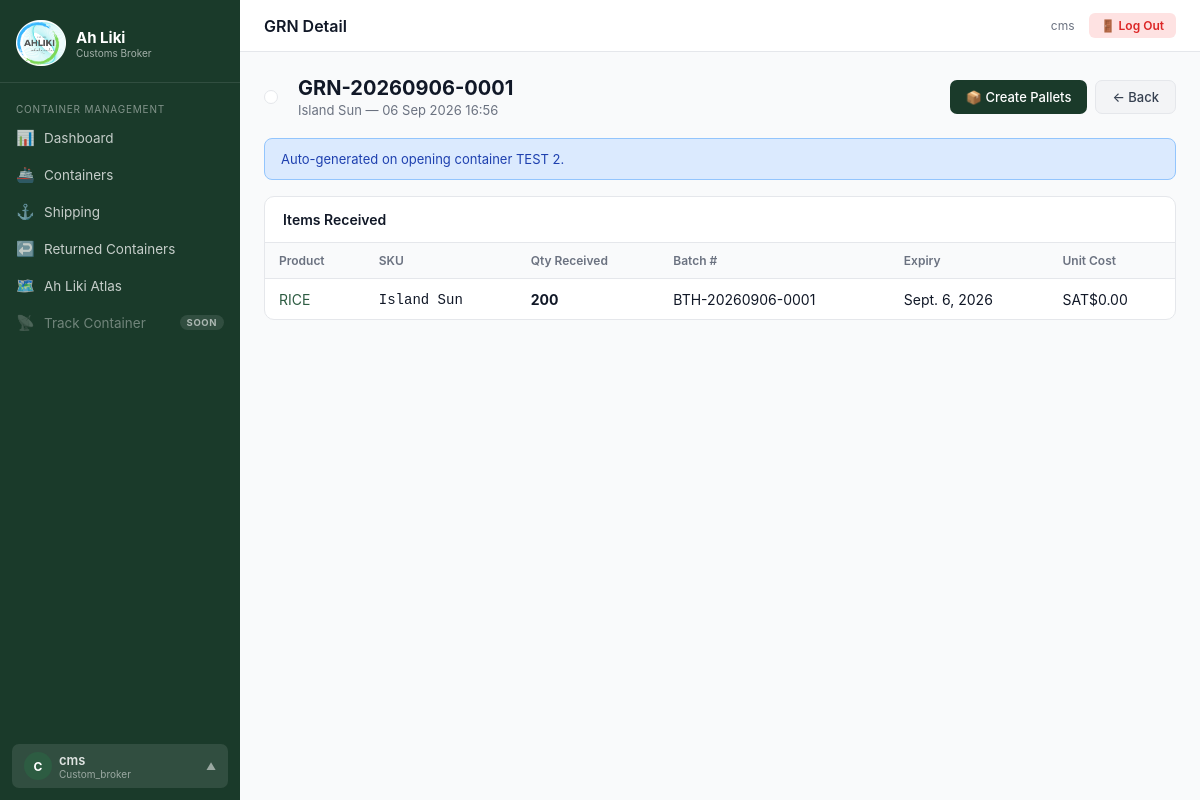
The page /grn/4/ (signed in) on the database its author committed.
### inventory/models.py (models this page shows, shortened)
class UserProfile(models.Model):
    ROLE_CHOICES = [
        ('admin', 'Admin'),
        ('manager', 'Manager'),
        ('finance', 'Finance'),
        ('warehouse', 'Warehouse Lead'),
        ('wms_operator', 'WMS Operator'),
        ('wms_dispatcher', 'WMS Dispatcher'),
        ('cashier', 'Sales / Cashier'),
        ('custom_broker', 'Customs Broker'),
    ]
    DEPARTMENT_CHOICES = [
        ('management', 'Management'),
        ('finance', 'Finance'),
        ('warehouse', 'Warehouse & WMS'),
        ('containers', 'Containers (CMS)'),
        ('sales', 'Sales'),
    ]
    ROLE_DEPARTMENTS = {
        'admin': 'management',
        'manager': 'management',
        'finance': 'finance',
        'warehouse': 'warehouse',
        'wms_operator': 'warehouse',
        'wms_dispatcher': 'warehouse',
        'custom_broker': 'containers',
        'cashier': 'sales',
    }
    user = models.OneToOneField(User, on_delete=models.CASCADE, related_name='profile')
    role = models.CharField(max_length=20, choices=ROLE_CHOICES, default='cashier')

class GoodsReceivedNote(models.Model):
    grn_number = models.CharField(max_length=100, unique=True)
    purchase_order = models.ForeignKey(PurchaseOrder, on_delete=models.SET_NULL, null=True, blank=True, related_name='grns')
    supplier = models.ForeignKey(Supplier, on_delete=models.CASCADE, related_name='grns')
    received_by = models.ForeignKey(User, on_delete=models.SET_NULL, null=True)
    received_at = models.DateTimeField(default=timezone.now)
    has_discrepancy = models.BooleanField(default=False)
    notes = models.TextField(blank=True)

class Supplier(models.Model):
    name = models.CharField(max_length=200)
    contact_name = models.CharField(max_length=200, blank=True)
    phone = models.CharField(max_length=50, blank=True)
    email = models.EmailField(blank=True)
    address = models.TextField(blank=True)
    created_at = models.DateTimeField(auto_now_add=True)

class GRNItem(models.Model):
    grn = models.ForeignKey(GoodsReceivedNote, on_delete=models.CASCADE, related_name='items')
    product = models.ForeignKey(Product, on_delete=models.CASCADE)
    quantity_received = models.PositiveIntegerField()
    batch_number = models.CharField(max_length=100, blank=True)
    expiry_date = models.DateField(null=True, blank=True)
    unit_cost = models.DecimalField(max_digits=10, decimal_places=2, default=0)

class Product(models.Model):
    sku = models.CharField(max_length=100, unique=True)
    name = models.CharField(max_length=200)
    category = models.ForeignKey(Category, on_delete=models.SET_NULL, null=True, related_name='products')
    supplier = models.ForeignKey(Supplier, on_delete=models.SET_NULL, null=True, related_name='products')
    unit_price = models.DecimalField(max_digits=10, decimal_places=2)
    cost_price = models.DecimalField(max_digits=10, decimal_places=2, default=0)
    reorder_level = models.PositiveIntegerField(default=10, help_text='Alert when stock falls below this')
    unit = models.CharField(max_length=50, default='each', help_text='e.g. each, kg, litre, carton')
    barcode = models.CharField(max_length=200, blank=True)
    description = models.TextField(blank=True)
    is_active = models.BooleanField(default=True)
    created_at = models.DateTimeField(auto_now_add=True)

### inventory/views.py (the view)
# urls.py: path('grn/<int:pk>/', views.grn_detail, name='grn_detail'),
@login_required
def grn_detail(request, pk):
    grn = get_object_or_404(GoodsReceivedNote, pk=pk)
    return render(request, 'grn/detail.html', {'grn': grn})

### ahliki_ims/health.py (called while the page is built)
    def __call__(self, request):
        if request.path == HEALTH_PATH:
            return HttpResponse('ok', content_type='text/plain')
        return self.get_response(request)

### inventory/audit.py (called while the page is built)
    def __call__(self, request):
        token = _current_request.set(request)
        try:
            return self.get_response(request)
        finally:
            _current_request.reset(token)

### inventory/context_processors.py (called while the page is built)
def alerts_count(request):
    if request.user.is_authenticated:
        return {'open_alerts_count': StockAlert.objects.filter(is_resolved=False).count()}
    return {'open_alerts_count': 0}

### inventory/templatetags/custom_tags.py (called while the page is built)
@register.filter
def user_role(user):
    if not user.is_authenticated:
        return ''
    try:
        from inventory.models import UserProfile
        profile, _ = UserProfile.objects.get_or_create(user=user)
        return profile.role
    except:
        return ''

### templates/grn/detail.html (shortened to what this page needs)
{% extends 'base.html' %}
{% block topbar_title %}GRN Detail{% endblock %}
{% block content %}
<div class="page-header">
  <div style="display:flex;align-items:center;gap:20px">
    <div id="grn-qr" style="background:#fff;padding:6px;border:1px solid var(--gray-200);border-radius:8px;flex-shrink:0"></div>
    <div>
      <h1>{{ grn.grn_number }}</h1>
      <p>{{ grn.supplier.name }} &mdash; {{ grn.received_at|date:"d M Y H:i" }}</p>
    </div>
  </div>
  <div style="display:flex;gap:8px">
    <a href="{% url 'pallet_create' %}?grn={{ grn.pk }}" class="btn btn-primary">📦 Create Pallets</a>
    <a href="{% url 'grn_list' %}" class="btn btn-secondary">← Back</a>
  </div>
</div>
{% if grn.notes %}<div class="alert alert-info">{{ grn.notes }}</div>{% endif %}
<div class="card">
  <div class="card-header"><h2>Items Received</h2></div>
  <div class="table-wrap">
    <table>
      <thead><tr><th>Product</th><th>SKU</th><th>Qty Received</th><th>Batch #</th><th>Expiry</th><th>Unit Cost</th></tr></thead>
      <tbody>
      {% for item in grn.items.all %}
      <tr>
        <td><a href="{% url 'product_detail' item.product.pk %}">{{ item.product.name }}</a></td>
        <td><code>{{ item.product.sku }}</code></td>
        <td><strong>{{ item.quantity_received }}</strong></td>
        <td>{{ item.batch_number|default:"—" }}</td>
        <td>{% if item.expiry_date %}{% if item.expiry_date < today %}<span class="badge badge-red">{{ item.expiry_date }}</span>{% else %}{{ item.expiry_date }}{% endif %}{% else %}—{% endif %}</td>
        <td>SAT${{ item.unit_cost }}</td>
      </tr>
      {% endfor %}
      </tbody>
    </table>
  </div>
</div>
{% endblock %}

### templates/base.html (shortened to what this page needs)
<!DOCTYPE html>
<html lang="en">
<head>
{% load static %}
{% load custom_tags %}
<link rel="stylesheet" href="{% static 'css/main.css' %}">
</head>
<body>
{% with user_role=request.user|user_role %}
{% with is_admin=request.user.is_superuser %}
<div class="layout{% if user_role == 'wms_operator' or user_role == 'wms_dispatcher' %} wms-op-layout{% endif %}">
  <aside class="sidebar" id="sidebar">
    <div class="sidebar-brand">
      <div class="logo">
        <img src="{% static 'image/ahliki_logo.png' %}" alt="Ah Liki Logo" class="logo-image">
        <div>
          <div class="logo-text">Ah Liki</div>
          <div class="logo-sub">{% if user_role == 'wms_operator' %}WMS Operator{% elif user_role == 'wms_dispatcher' %}WMS Dispatcher{% elif user_role == 'custom_broker' %}Customs Broker{% else %}Inventory System{% endif %}</div>
        </div>
      </div>
    </div>
    <nav class="sidebar-nav">
      {% if user_role == 'wms_operator' %}
      <div class="nav-section">Home</div>
      <a href="{% url 'wms_dashboard' %}" class="{% if request.resolver_match.url_name == 'wms_dashboard' %}active{% endif %}">
        <span class="icon">🏠</span> WMS Dashboard
      </a>
      <div class="nav-section">Receive Stock</div>
      <a href="{% url 'grn_list' %}" class="{% if 'grn' in request.resolver_match.url_name %}active{% endif %}">
        <span class="icon">📥</span> Receive Stock (GRN)
      </a>
      <a href="{% url 'grn_add' %}" class="{% if request.resolver_match.url_name == 'grn_add' %}active{% endif %}">
        <span class="icon">➕</span> New GRN
      </a>
      <a href="{% url 'warehouse_container_list' %}" class="{% if 'container' in request.resolver_match.url_name and 'cms_' not in request.resolver_match.url_name %}active{% endif %}">
        <span class="icon">🚢</span> Containers
      </a>
      <div class="nav-section">WMS Operations</div>
      <a href="{% url 'wms_checkin' %}" class="{% if 'checkin' in request.resolver_match.url_name %}active{% endif %}">
        <span class="icon">📍</span> Check-In Pallet
      </a>
      <a href="{% url 'wms_transfer' %}" class="{% if 'transfer' in request.resolver_match.url_name %}active{% endif %}">
        <span class="icon">↔️</span> Transfer Pallet
      </a>
      <a href="{% url 'pallet_list' %}" class="{% if 'pallet' in request.resolver_match.url_name %}active{% endif %}">
        <span class="icon">📦</span> Pallets
      </a>
      <a href="{% url 'shelf_list' %}" class="{% if 'shelf' in request.resolver_match.url_name %}active{% endif %}">
        <span class="icon">🗄️</span> Shelf Locations
      </a>
      {% elif user_role == 'custom_broker' %}
      <div class="nav-section">Container Management</div>
      <a href="{% url 'cms_dashboard' %}" class="{% if request.resolver_match.url_name == 'cms_dashboard' %}active{% endif %}">
        <span class="icon">📊</span> Dashboard
      </a>
      <a href="{% url 'cms_containers' %}" class="{% if request.resolver_match.url_name == 'cms_containers' or 'cms_container_' in request.resolver_match.url_name %}active{% endif %}">
        <span class="icon">🚢</span> Containers
      </a>
      <a href="{% url 'cms_shipping' %}" class="{% if 'cms_shipping' in request.resolver_match.url_name %}active{% endif %}">
        <span class="icon">⚓</span> Shipping
      </a>
      <a href="{% url 'cms_returns' %}" class="{% if 'cms_return' in request.resolver_match.url_name %}active{% endif %}">
        <span class="icon">↩️</span> Returned Containers
      </a>
      <a href="{% url 'cms_atlas' %}" class="{% if request.resolver_match.url_name == 'cms_atlas' %}active{% endif %}">
        <span class="icon">🗺️</span> Ah Liki Atlas
      </a>
      <span class="nav-disabled" title="Coming soon" aria-disabled="true">
        <span class="icon">📡</span> Track Container <span class="nav-soon">Soon</span>
      </span>
      {% endif %}
    </nav>
    <div style="padding:12px">
      <div class="user-menu" id="userMenu">
        <button class="user-btn" onclick="toggleUserMenu()">
          <div class="user-avatar">{{ request.user.first_name|first|upper|default:request.user.username|first|upper }}</div>
          <div class="user-info">
            <div class="user-name">{{ request.user.get_full_name|default:request.user.username }}</div>
            <div class="user-role">{% if request.user.is_authenticated %}{{ request.user|user_role|default:"Staff" }}{% else %}Guest{% endif %}</div>
          </div>
          <span class="dropdown-arrow">▲</span>
        </button>
      </div>
    </div>
  </aside>
  <div class="main">
    <div class="topbar">
      <div class="topbar-title">
        {% block topbar_title %}{% endblock %}
      </div>
      <div class="topbar-right">
        <a href="{% url 'profile' %}" class="topbar-user">
          {{ request.user.get_full_name|default:request.user.username }}
        </a>
        <form method="post" action="{% url 'logout' %}" style="margin:0">
          <button type="submit" class="topbar-logout" title="Log Out">🚪<span class="lbl"> Log Out</span></button>
        </form>
      </div>
    </div>
    <div class="content">
      {% block content %}{% endblock %}
    </div>
  </div>
</div>
{% endwith %}
{% endwith %}
</body>
</html>

### static/css/main.css (style rules this page uses)
:root { --green-dark: #1a3a2a; --green-mid: #2d5c42; --green-light: #e8f2ec; --green-border: #b0c8b8; --amber: #f59e0b; --red: #dc2626; --blue: #2563eb; --gray-50: #f9fafb; --gray-100: #f3f4f6; --gray-200: #e5e7eb; --gray-500: #6b7280; --gray-700: #374151; --gray-900: #111827; --white: #ffffff; --sidebar-w: 240px; }
* { box-sizing: border-box; margin: 0; padding: 0; }
body { font-family: -apple-system, BlinkMacSystemFont, 'Segoe UI', sans-serif; font-size: 14px; color: var(--gray-900); background: var(--gray-50); }
a { color: var(--green-mid); text-decoration: none; }
.layout { display: flex; min-height: 100vh; }
.sidebar { width: var(--sidebar-w); background: var(--green-dark); color: #fff; display: flex; flex-direction: column; position: fixed; top: 0; left: 0; height: 100vh; overflow-y: auto; z-index: 100; }
.sidebar-brand { padding: 20px 16px 16px; border-bottom: 1px solid rgba(255,255,255,0.1); }
.sidebar-brand .logo { display: flex; align-items: center; gap: 10px; }
.sidebar-brand .logo-text { font-weight: 700; font-size: 15px; }
.sidebar-brand .logo-sub { font-size: 10px; opacity: 0.6; }
.sidebar-nav { flex: 1; padding: 12px 0; }
.nav-section { padding: 8px 16px 4px; font-size: 10px; text-transform: uppercase; letter-spacing: 0.08em; opacity: 0.45; }
.sidebar-nav a { display: flex; align-items: center; gap: 10px; padding: 9px 16px; color: rgba(255,255,255,0.75); font-size: 13.5px; transition: all 0.15s; }
.sidebar-nav a .icon { width: 18px; text-align: center; font-size: 15px; }
.main { margin-left: var(--sidebar-w); flex: 1; display: flex; flex-direction: column; }
.topbar { background: var(--white); border-bottom: 1px solid var(--gray-200); padding: 0 24px; height: 52px; display: flex; align-items: center; justify-content: space-between; position: sticky; top: 0; z-index: 50; }
.topbar-title { font-weight: 600; font-size: 16px; }
.topbar-right { display: flex; align-items: center; gap: 14px; }
.content { padding: 24px; flex: 1; }
.card { background: var(--white); border: 1px solid var(--gray-200); border-radius: 10px; overflow: hidden; }
.card-header { padding: 14px 18px; border-bottom: 1px solid var(--gray-200); display: flex; align-items: center; justify-content: space-between; }
.card-header h2 { font-size: 14px; font-weight: 600; }
.table-wrap { overflow-x: auto; }
table { width: 100%; border-collapse: collapse; }
th { background: var(--gray-50); padding: 10px 14px; text-align: left; font-size: 12px; font-weight: 600; color: var(--gray-500); border-bottom: 1px solid var(--gray-200); white-space: nowrap; }
td { padding: 11px 14px; border-bottom: 1px solid var(--gray-100); vertical-align: middle; }
tr:last-child td { border-bottom: none; }
.btn { display: inline-flex; align-items: center; gap: 6px; padding: 8px 16px; border-radius: 7px; font-size: 13px; font-weight: 500; cursor: pointer; border: none; transition: all 0.15s; }
.btn-primary { background: var(--green-dark); color: #fff; }
.btn-secondary { background: var(--gray-100); color: var(--gray-700); border: 1px solid var(--gray-200); }
.alert { padding: 12px 16px; border-radius: 8px; margin-bottom: 16px; font-size: 13px; display: flex; align-items: flex-start; gap: 10px; }
.alert-info { background: #dbeafe; border: 1px solid #93c5fd; color: #1e40af; }
.page-header { display: flex; align-items: center; justify-content: space-between; margin-bottom: 20px; }
.page-header h1 { font-size: 20px; font-weight: 700; }
.page-header p { font-size: 13px; color: var(--gray-500); margin-top: 2px; }
.topbar-title { display: flex; align-items: center; gap: 8px; min-width: 0; }
.topbar-user { font-size: 12px; color: var(--gray-500); text-decoration: none; white-space: nowrap; }
.topbar-logout { background: #fee2e2; border: none; color: #dc2626; padding: 5px 12px; border-radius: 6px; font-size: 12px; cursor: pointer; font-family: inherit; font-weight: 600; white-space: nowrap; }

### rows shown on the page
GoodsReceivedNote: grn_number "GRN-20260906-0001", supplier.name "Island Sun", received_at "06 Sep 2026 16:56", notes "Auto-generated on opening container TEST 2."
GRNItem: product.name "RICE", product.sku "Island Sun", quantity_received "200", batch_number "BTH-20260906-0001", expiry_date "Sept. 6, 2026", unit_cost "0.00"

### other values the page prints
{{ request.user.get_full_name|default:request.user.username }} "cms"
{{ request.user|user_role|default:"Staff" }} "Custom_broker"
